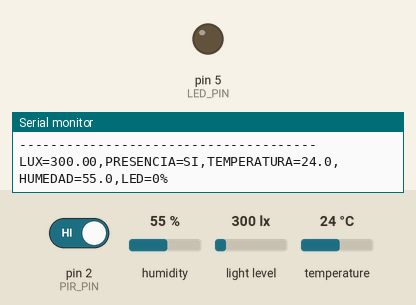
The sketch below on a simulated Arduino Uno, built with avr-gcc and run on an emulated ATmega328P. Parts: output pins drawn as LEDs (lit = HIGH), the last lines printed to the serial monitor. The inputs (shaded band) are chosen by the test bench; at power-on: light level 300 lx, pin 2 (PIR_PIN) HIGH, humidity 55 %, temperature 24 °C.

Above: at 1.2 s.
1.3 s: light level set to 54 lx
4.0 s: light level set to 46 lx
At 4.8 s:
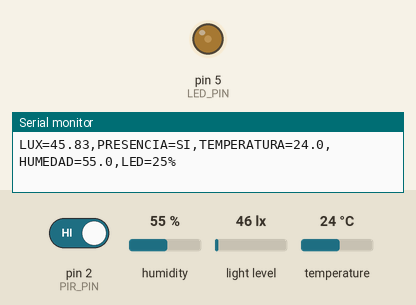
6.7 s: light level set to 38 lx
At 8.5 s:
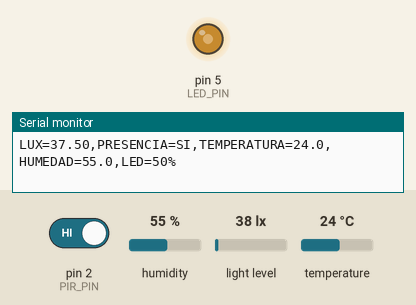
9.7 s: pin 2 (PIR_PIN) driven LOW
At 11.0 s:
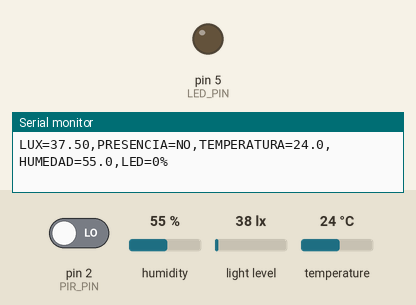
13.7 s: pin 2 (PIR_PIN) driven HIGH
At 14.7 s:
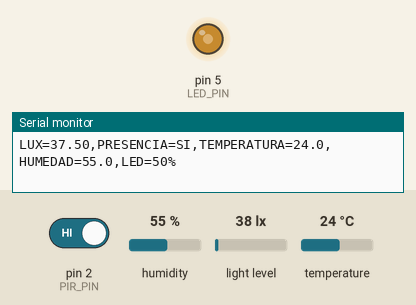
16.4 s: light level set to 33 lx
22.4 s: light level set to 27 lx
At 23.3 s:
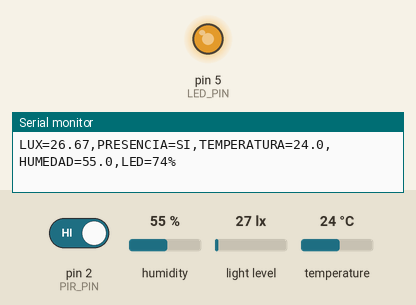
Timing chart, 0 to 25.4 s (numbered marks = the images above; inputs shaded):
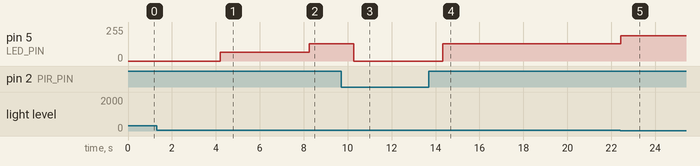

Measured:
- the behaviour switches between 51 and 50 lx on light level (found by bisection; images 0 and 1)
- the behaviour switches between 41 and 40 lx on light level (found by bisection; images 1 and 2)
- the behaviour switches between 31 and 30 lx on light level (found by bisection; images 4 and 5)
- after the input at 4.0 s, pin 5 (LED_PIN): 0/255 → 64/255 after 0.20 s
- after the input at 6.7 s, pin 5 (LED_PIN): 64/255 → 128/255 after 1.5 s
- after the input at 9.7 s, pin 5 (LED_PIN): 128/255 → 0/255 after 0.57 s
- after the input at 13.7 s, pin 5 (LED_PIN): 0/255 → 128/255 after 0.62 s
- after the input at 22.4 s, pin 5 (LED_PIN): 128/255 → 191/255 at once

The sketch:

Sistema_Iluminacion_Industrial.ino
```cpp
#include <Wire.h>
#include <BH1750.h>
#include <DHT.h>

// =====================================
// PINES
// =====================================

#define PIR_PIN 2
#define DHT_PIN 3
#define LED_PIN 5

#define DHTTYPE DHT11

// =====================================
// SENSORES
// =====================================

BH1750 sensorLuz;
DHT dht(DHT_PIN, DHTTYPE);

// =====================================
// CONFIGURACIÓN DE ILUMINACIÓN
// =====================================

// A partir de este nivel consideramos
// que ya existe suficiente iluminación.
const float LUX_MAX = 50.0;

// Potencia estimada de la iluminación
// utilizada para calcular consumo.
const float POTENCIA_LED = 10.0;

// =====================================
// VARIABLES
// =====================================

float lux = 0;
float temperatura = 0;
float humedad = 0;

int presencia = 0;
int intensidadPWM = 0;
int porcentajeLED = 0;

// =====================================
// SETUP
// =====================================

void setup() {

  Serial.begin(9600);

  pinMode(PIR_PIN, INPUT);
  pinMode(LED_PIN, OUTPUT);

  Wire.begin();

  // Iniciar BH1750
  if (sensorLuz.begin()) {
    Serial.println("BH1750: OK");
  }
  else {
    Serial.println("BH1750: ERROR");
  }

  // Iniciar DHT11
  dht.begin();

  // LED inicialmente apagado
  analogWrite(LED_PIN, 0);

  Serial.println("--------------------------------------");
  Serial.println("SISTEMA DE ILUMINACION INDUSTRIAL");
  Serial.println("MODO: AUTOMATICO");
  Serial.println("--------------------------------------");

}

// =====================================
// LOOP
// =====================================

void loop() {

  // ===================================
  // LECTURA DE SENSORES
  // ===================================

  lux = sensorLuz.readLightLevel();

  presencia = digitalRead(PIR_PIN);

  temperatura = dht.readTemperature();

  humedad = dht.readHumidity();


  // ===================================
  // CONTROL AUTOMÁTICO DE ILUMINACIÓN
  // ===================================

  intensidadPWM = 0;

  // Si NO hay persona:
  // iluminación apagada.
  if (presencia == LOW) {

    intensidadPWM = 0;

  }

  // Si HAY persona:
  else {

    // Muy poca iluminación
    if (lux <= 20) {

      intensidadPWM = 255;
    }

    // Poca iluminación
    else if (lux <= 30) {

      intensidadPWM = 191;
    }

    // Iluminación media
    else if (lux <= 40) {

      intensidadPWM = 128;
    }

    // Iluminación suficiente pero baja
    else if (lux <= 50) {

      intensidadPWM = 64;
    }

    // Mucha iluminación
    else {

      intensidadPWM = 0;
    }

  }


  // ===================================
  // APLICAR INTENSIDAD AL LED
  // ===================================

  analogWrite(LED_PIN, intensidadPWM);


  // ===================================
  // CONVERTIR PWM A PORCENTAJE
  // ===================================

  porcentajeLED = map(intensidadPWM, 0, 255, 0, 100);


  // ===================================
  // MOSTRAR DATOS
  // ===================================

  Serial.print("LUX=");
  Serial.print(lux, 2);

  Serial.print(",PRESENCIA=");

  if (presencia == HIGH) {
    Serial.print("SI");
  }
  else {
    Serial.print("NO");
  }

  Serial.print(",TEMPERATURA=");

  if (isnan(temperatura)) {
    Serial.print("ERROR");
  }
  else {
    Serial.print(temperatura, 1);
  }

  Serial.print(",HUMEDAD=");

  if (isnan(humedad)) {
    Serial.print("ERROR");
  }
  else {
    Serial.print(humedad, 1);
  }

  Serial.print(",LED=");
  Serial.print(porcentajeLED);

  Serial.println("%");


  // ===================================
  // ESPERA
  // ===================================

  delay(2000);

}
```
